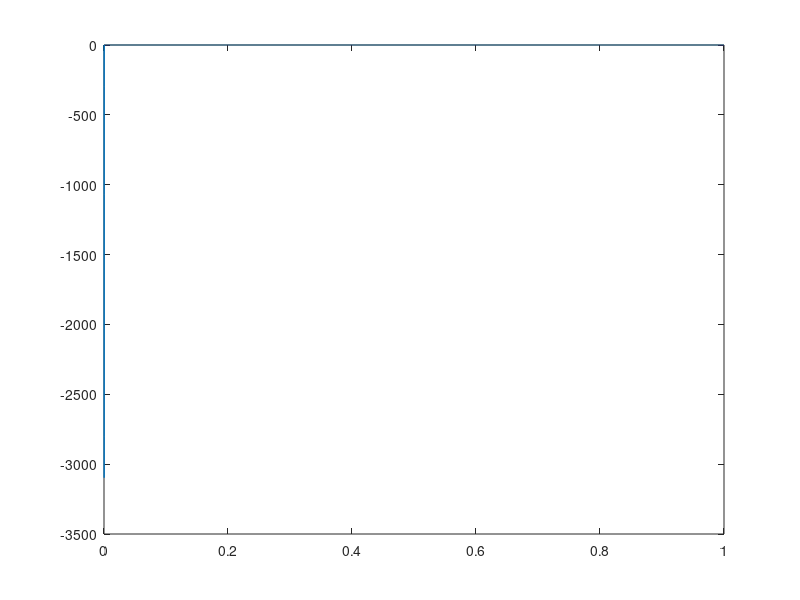

MATLAB code to generate this figure:
Fs = 25600;      % Sampling frequency
Tend = 1;   % Length of time vector
Timp = 0.4e-3;  % Impulse width
Fmax = -3.097e3;    % Impulse peak amplitude
ind = [1:round(Fs*Timp)];
Timp = ind(end)/Fs;
ind = ind+1;    % delay the impulse by number of samples
time = [0:1/Fs:Tend];
Fsim = zeros(size(time));
Fsim(ind) = .5*Fmax*(1-cos(2*pi/Timp*time(1:length(ind))));
figure(1)
plot(time,Fsim)
[time; Fsim].'
Fsim=Fsim';

